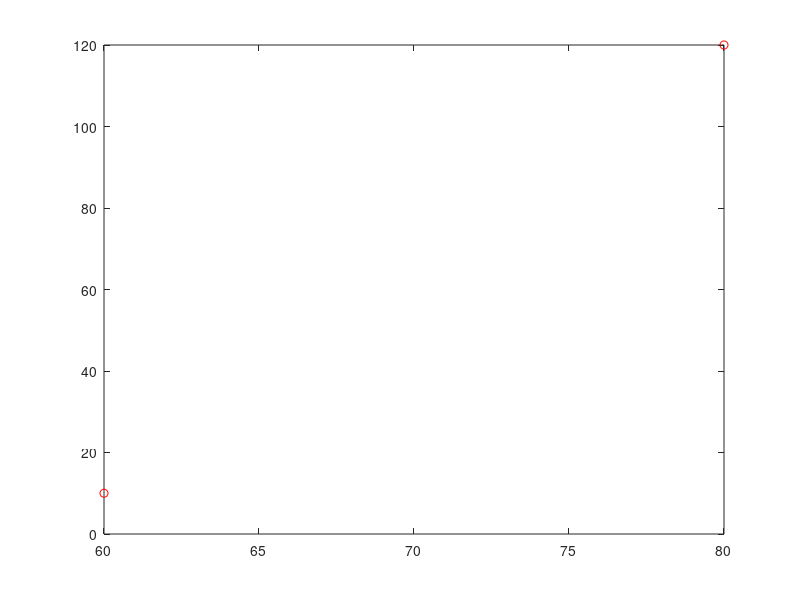

Recreate this plot in MATLAB. (Note: this script raises an error after producing the figure.)
% 16-811 Fall 2019
% Emma Benjaminson
% Assignment 6
% Problem 3
% References: 

%% 

clc ; clear all ; close all ; 

%% Main

%%%%%%%%%%%%%%%%%%%%%%%%
% START AND END POINTS %
%%%%%%%%%%%%%%%%%%%%%%%%
start = [60,10] ; 
goal = [80,120] ; 

figure(1)
plot(start(1), start(2), 'or') 
hold on 
plot(goal(1), goal(2), 'or') 
hold on 

%%%%%%%%%%%%%%%%%%%%
% ROBOT DEFINITION %
%%%%%%%%%%%%%%%%%%%%

% robot can be a triangle or square
maxvrob = 4 ; 

% generate a convex shape that is relatively small compared to the field
maxLrob = 10 ; 

Nvrob = 1 ; % need to set a condition to force number of vertices to be at least 3

while Nvrob < 3
    Nvrob = round(maxvrob*rand(1)) ; % number of vertices on the obstacle
    offset = round(1*rand(1)) ; % offset of location of convex obstacle
end
    
robot = convexRobot(Nvrob,maxLrob,offset,start) ;
rpgon = polyshape(robot(:,1),robot(:,2)) ; 

figure(1)
plot(rpgon)

%%%%%%%%%%%%%
% OBSTACLES %
%%%%%%%%%%%%%

% % test case 
% obs1 = [23.7419481717711,21.8355184838470;
%     10.9968327307603,26.3784354666083;
%     7.22067220437597,23.8584317432227;
%     10.9497463953031,10.5179912689242;
%     20.4531415921717,7.40407200466227] ; 
% 
% obs2 = [56.7686587708850,52.2691084254849;
%     58.3479296357241,55.0693596845456;
%     56.9153913407616,57.0941961378756;
%     44.2893992806548,57.3883427869337;
%     45.2075715685289,40.6059758471756] ; 
% 
% obstacles = {obs1 ; obs2} ; 

% generate a list of obstacles which are convex polygons
No = 15 ; % number of obstacles
maxV = 10 ; % maximum number of vertices permitted in one obstacle
maxL = 10 ; % maximum length of an obstacle

obstacles = {} ; % initialize an empty cell array that can contain all obstacle data

for i = 1:No
    Nv = 1 ; % need to set a condition to force number of vertices to be at least 3
    
    while Nv < 3
        Nv = round(maxV*rand(1)) ; % number of vertices on the obstacle
        offset = round(100*rand(1)) ; % offset of location of convex obstacle
    end
    
    finalx = convexObstacle(Nv,maxL,offset) ; % produce a list of points 
    pgon = polyshape(finalx(:,1),finalx(:,2),'Simplify',false) ; 
    obstacles(i,:) = {finalx} ; % add the list of points to the obstacles cell array
    
    color = [rand(1), rand(1), rand(1)] ; % set color at random for this obstacle
    
    figure(1)
    plot(pgon)
    hold on
%     plot(finalx(:,1), finalx(:,2), 'o', 'color', color) 
%     hold on
%     for i = 1:(length(finalx)-1)
%         plot(finalx(i:i+1, 1), finalx(i:i+1, 2), '-', 'color', color)
%     end
%     hold on
%     plot([finalx(end,1),finalx(1,1)], [finalx(end,2),finalx(1,2)],'-', 'color', color)
%     hold on

end

%%%%%%%%%%%%%%%%%%%%
% REDRAW OBSTACLES %
%%%%%%%%%%%%%%%%%%%%

% reflect the robot about the x and y axes
robot = -1*robot ; 

% figure(1)
% subplot(2,1,1)
% for i = 1:(length(robot)-1)
%     plot(robot((i:i+1),1),robot((i:i+1),2),'-r')
%     hold onfor i = 1:No
% end
% plot([robot(end,1),robot(1,1)],[robot(end,2),robot(1,2)],'-r')
% hold on 

% calculate the vectors to the two vertices of the robot (not the origin)
point = [0,0] ; 
i = 1 ; 
while point ~= [-start(1),-start(2)] 
    point = robot(i,:) ; 
    index = i ; 
    i = i + 1 ; 
end

robot(index,:) = [] ; 
d = zeros(size(robot,1),2) ; 

for i = 1:size(robot,1) 
    d(i,:) = robot(i,:) - point ; 
end
    
% create a new cell containing new obstacles
newobstacles = cell(No) ; 

% add the reflected robot to the vertices of all the obstacles 
for i = 1:No
    obstacle = obstacles{i} ; 
    
    nv = size(obstacle,1) ; 
    newobstacle = [obstacle] ; 
    
    for j = 1:nv 
        
        for k = 1:size(d,1)
            newobstacle = [newobstacle ; obstacle(j,:) + d(k,:)] ; 
        end
    end
    
    newobstacles{i} = newobstacle ; 
end       

% redefine the obstacles with these new vertices 
newConvexObstacles = {} ; 

for i = 1:No
    x = newobstacles{i} ; 
    
    finalx = convexNewObstacle(x) ; 
    pgon = polyshape(finalx(:,1),finalx(:,2)) ; 
    
    newConvexObstacles(i,:) = {finalx} ; % add the list of points to the obstacles cell array
    
    color = [rand(1), rand(1), rand(1)] ; % set color at random for this obstacle
    
    figure(1)
    plot(finalx(:,1), finalx(:,2), 'o', 'color', color) 
    hold on
    plot(pgon)
    hold on 
end

%%%%%%%%%%%%%%%%%%%%%%%%%%%%%%%%%%%%%%%%%
% CHECK IF START/END IS INSIDE OBSTACLE %
%%%%%%%%%%%%%%%%%%%%%%%%%%%%%%%%%%%%%%%%%

for i = 1:No
    obs = newConvexObstacles{i} ; 
    
    alertStart = isContained(start,obs) ; 
    alertGoal = isContained(goal,obs) ; 
    
    if alertStart == 1 
        error('Start point is contained inside an obstacle, ending script.') ;
    end
    
    if alertGoal == 1
        error('Goal point is contained inside an obstacle, ending script.') ; 
    end
end

%%%%%%%%%%%%%%%%%%%%%
% VISIBILITY GRAPHS %
%%%%%%%%%%%%%%%%%%%%%

% generate visGraph for start point
visGraphStart = visGraphGen(start, newConvexObstacles) ; 

n = size(visGraphStart,1) ; 

% for i = 1:n
%     figure(1)
%     plot([visGraphStart(i,1),visGraphStart(i,3)],[visGraphStart(i,2),visGraphStart(i,4)],'-k')
%     hold on
% end

% generate visGraph between each obstacle
visGraphObs = [] ; 

% run through each obstacle
for i = 1:No
    obstacle = newConvexObstacles{i} ; 
%     obstacle = obstacles ; 
    vertices = size(obstacle,1) ; 
    
    % for each vertex in each obstacle, get the visibility graph for that
    % vertex and add to the list of visibility graph for all obstacles
    for j = 1:vertices
        vG = visGraphGenObs(obstacle(j,:),newConvexObstacles) ; 
        visGraphObs = [visGraphObs ; vG] ; 
    end
end

n = size(visGraphObs,1) ; 

% for i = 1:n
%     figure(1)
%     plot([visGraphObs(i,1),visGraphObs(i,3)],[visGraphObs(i,2),visGraphObs(i,4)],'-k')
%     hold on
% end

% generate visGraph for goal point
visGraphEnd = visGraphGen(goal, newConvexObstacles) ; 

temp = visGraphEnd ; 
visGraphEnd(:,1:2) = temp(:,3:4) ; 
visGraphEnd(:,3:4) = temp(:,1:2) ; 

n = size(visGraphEnd,1) ; 

% for i = 1:n
%     figure(1)
%     plot([visGraphEnd(i,1),visGraphEnd(i,3)],[visGraphEnd(i,2),visGraphEnd(i,4)],'-k')
%     hold on
% end

%%%%%%%%%%%%%%%%%%%%%%%%
% DIJKSTRA'S ALGORITHM %
%%%%%%%%%%%%%%%%%%%%%%%%
% put all the visibility graphs into one variable
Graph = [visGraphStart ; visGraphObs; visGraphEnd ] ; 

% get the number of nodes in the graph
% build a list of all the nodes
Nn = 2 ; 
Nodes = [start] ; 

for i = 1:No
    n = length(newConvexObstacles{i}) ;
%     n = 3 ; 
    Nn = Nn + n ;
    Nodes = [Nodes ; newConvexObstacles{i}] ;
%     Nodes = [Nodes ; newConvexObstacles] ; 
end

Nodes = [Nodes ; goal] ; 

% figure(1)
% for i = 1:length(Graph)
%     plot([Graph(i,1),Graph(i,3)],[Graph(i,2),Graph(i,4)],'-k') ; 
%     hold on
% end

% for i = 1:length(Nodes)
%     plot(Nodes(i,1),Nodes(i,2),'or') 
%     hold on
% end

[S, Q] = dijkstra(Nodes, Graph) ; 

% use S to calculate the shortest distance from goal to start
waypoints = shortestPath(S,start,goal) ; 

for i = 1:(length(waypoints)-1)
    figure(1)
    plot(waypoints(i:i+1,1), waypoints(i:i+1,2), '-r','LineWidth',3)
    hold on
end

figure(1)
title('HW6 Q3') ; xlabel('X') ; ylabel('Y') ; 

%% Functions

function finalx = convexRobot(Nv,maxL,offset,start)
    
    % run a function to generate a set of n random points in 2D space
    x = randpoints((Nv-1),maxL,offset) ; 
    x = [x ; start] ; 

    % look for the point that has the smallest y value
    % if there are multiple such points, choose the one with the largest x
    % value
    [originy, ii] = min(x(:,2)) ; % ii is the index of the minimum value

    % set the minimum value as the origin and remove it from the list of points
    origin = [x(ii,1), originy] ; 
    x(ii,:) = [] ; 

    % calculate the angle between the origin and all other points in the
    % set
    angles = calcangles(origin, x) ; 

    % sort all the points by the size of the angles calculated above
    % if 2 points have the same angle we choose the one closer to the chosen
    % point
    x = [x, angles] ; % adds angles data as a column to x matrix of points
    x = sortrows(x, 3) ; % sorts matrix x by angle size
    x = [origin, 0 ; x] ; % add back in a row for the origin at the beginning 

    % now take 3 points in a row out of this sorted stack
    stack = [] ;
    stack = [stack ; x(1:2,:)] ;

    for i = 3:length(x) 
        while length(stack) > 1 && isconvex(stack(end-1,1:2),stack(end,1:2),x(i,1:2)) == 0 
            stack(end,:) = [] ; 
        end
        stack = [stack ; x(i,:)] ; 
    end

    finalx = stack(:,1:2) ; 

end


function finalx = convexObstacle(Nv,maxL,offset)
    
    % run a function to generate a set of n random points in 2D space
    x = randpoints(Nv,maxL,offset) ; 

    % look for the point that has the smallest y value
    % if there are multiple such points, choose the one with the largest x
    % value
    [originy, ii] = min(x(:,2)) ; % ii is the index of the minimum value

    % set the minimum value as the origin and remove it from the list of points
    origin = [x(ii,1), originy] ; 
    x(ii,:) = [] ; 

    % calculate the angle between the origin and all other points in the
    % set
    angles = calcangles(origin, x) ; 

    % sort all the points by the size of the angles calculated above
    % if 2 points have the same angle we choose the one closer to the chosen
    % point
    x = [x, angles] ; % adds angles data as a column to x matrix of points
    x = sortrows(x, 3) ; % sorts matrix x by angle size
    x = [origin, 0 ; x] ; % add back in a row for the origin at the beginning 

    % now take 3 points in a row out of this sorted stack
    stack = [] ;
    stack = [stack ; x(1:2,:)] ;

    for i = 3:length(x) 
        while length(stack) > 1 && isconvex(stack(end-1,1:2),stack(end,1:2),x(i,1:2)) == 0 
            stack(end,:) = [] ; 
        end
        stack = [stack ; x(i,:)] ; 
    end

    finalx = stack(:,1:2) ; 

end


function finalx = convexNewObstacle(x)

    % look for the point that has the smallest y value
    % if there are multiple such points, choose the one with the largest x
    % value
    [originy, ii] = min(x(:,2)) ; % ii is the index of the minimum value

    % set the minimum value as the origin and remove it from the list of points
    origin = [x(ii,1), originy] ; 
    x(ii,:) = [] ; 

    % calculate the angle between the origin and all other points in the
    % set
    angles = calcangles(origin, x) ; 

    % sort all the points by the size of the angles calculated above
    % if 2 points have the same angle we choose the one closer to the chosen
    % point
    x = [x, angles] ; % adds angles data as a column to x matrix of points
    x = sortrows(x, 3) ; % sorts matrix x by angle size
    x = [origin, 0 ; x] ; % add back in a row for the origin at the beginning 

    % now take 3 points in a row out of this sorted stack
    stack = [] ;
    stack = [stack ; x(1:2,:)] ;

    for i = 3:length(x) 
        while length(stack) > 1 && isconvex(stack(end-1,1:2),stack(end,1:2),x(i,1:2)) == 0 
            stack(end,:) = [] ; 
        end
        stack = [stack ; x(i,:)] ; 
    end

    finalx = stack(:,1:2) ; 

end


function x = randpoints(Nv,maxL,offset)
    x = maxL*rand([Nv,2]) + offset ; % scale the random numbers so they are between 0 and 100
end

function angles = calcangles(origin, x) 
    angles = zeros(length(x),1) ; 
    horz = [1,0] ; 
    
    for i = 1:length(x)
        
        % create a vector using the vector to the point x
        vec = x(i,:) - origin ; 
        
        % calculate the angle between the two vectors in radians
        angles(i) = acos( dot(horz,vec) / (norm(horz) * norm(vec)) ) ; 
    end
end

function convex = isconvex(a,b,c)
    % build the vectors
    ab = [b - a, 0] ; 
    bc = [c - b, 0] ; 
    
    % calculate the cross product 
    cp = cross(ab, bc) ;
    cp = cp(3) ; 
    
    % check if cross product is > 0 and return 1 if true
    % when cross product is nonzero, vectors are NOT parallel
    if cp > 0 
        convex = 1 ; 
    elseif cp <= 0 
        convex = 0 ; 
    end
end

function result = intersection(L1, L2)
    
    eps = 0.2 ; 

    % break lines into [(x1, y1), (x2, y2)] and [(x3, y3) , (x4, y4)] coordinates
    x1 = L1(1) ; 
    y1 = L1(2) ; 
    x2 = L1(3) ; 
    y2 = L1(4) ; 
    
    x3 = L2(1) ; 
    y3 = L2(2) ; 
    x4 = L2(3) ; 
    y4 = L2(4) ; 
    
    % calculate the slopes and intercepts of the two lines 
    m1 = (y2 - y1) / (x2 - x1) ; 
    m2 = (y4 - y3) / (x4 - x3) ; 
    
    b1 = y1 - m1*x1 ; 
    b2 = y3 - m2*x3 ; 
    
    % check first that there exists some interval in x where an
    % intersection could exist
    if max(x1,x2) < min(x3,x4)
        result = false ; 
        return % if this result is false, end the function
    end
    
    % check if the slopes of the lines are equal, then the lines are
    % parallel and there is not point of intersection
    % set the difference between the two slopes to be very small, but
    % non-zero, in the event that they are not exactly the same value
    if abs(m1 - m2) < 0.001
        result = false ; 
        return
    end
    
    % the potential point of intersection (x,y) must lie inside the
    % intervals I1 and I2
    Ix1 = [min(x1,x2), max(x1,x2)] ; 
    Ix2 = [min(x3,x4), max(x3,x4)] ; 
    
    Iy1 = [min(y1,y2), max(y1,y2)] ; 
    Iy2 = [min(y3,y4), max(y3,y4)] ; 
    
    % and the potential point of intersection really needs to fall in the
    % intersection of these two intervals
    Ixa = [max(Ix1(1),Ix2(1)), min(Ix1(2),Ix2(2))] ; 
    Iya = [max(Iy1(1),Iy2(1)), min(Iy1(2),Iy2(2))] ; 
    
    % if there is a point of intersection its x value will be
    xa = (b2 - b1) / (m1 - m2) ; 
    xa = xa + 0.01*rand(1) ; 
    
    % and its y value will be
    ya = m1*xa + b1 ; 
    ya = ya + 0.01*rand(1) ; 
    
    % now check that xa lies within the interval Ia
    if ((xa - eps) < Ixa(1) || (xa + eps) > Ixa(2)) && ((ya - eps) < Iya(1) || (ya + eps) > Iya(2))
        result = false ; 
        return
    else
        result = true ; 
    end
end

function result = intersectionObs(L1, L2)
    
    eps = 0.2 ; 

    % break lines into [(x1, y1), (x2, y2)] and [(x3, y3) , (x4, y4)] coordinates
    x1 = L1(1) ; 
    y1 = L1(2) ; 
    x2 = L1(3) ; 
    y2 = L1(4) ; 
    
    x3 = L2(1) ; 
    y3 = L2(2) ; 
    x4 = L2(3) ; 
    y4 = L2(4) ; 
    
    % calculate the slopes and intercepts of the two lines 
    m1 = (y2 - y1) / (x2 - x1) ; 
    m2 = (y4 - y3) / (x4 - x3) ; 
    
    b1 = y1 - m1*x1 ; 
    b2 = y3 - m2*x3 ; 
    
    % check first that there exists some interval in x where an
    % intersection could exist
    if max(x1,x2) < min(x3,x4)
        result = false ; 
        return % if this result is false, end the function
    end
    
    % check if the slopes of the lines are equal, then the lines are
    % parallel and there is not point of intersection
    % set the difference between the two slopes to be very small, but
    % non-zero, in the event that they are not exactly the same value
    if abs(m1 - m2) < 0.001
        result = false ; 
        return
    end
    
    % the potential point of intersection (x,y) must lie inside the
    % intervals I1 and I2
    Ix1 = [min(x1,x2), max(x1,x2)] ; 
    Ix2 = [min(x3,x4), max(x3,x4)] ; 
    
    Iy1 = [min(y1,y2), max(y1,y2)] ; 
    Iy2 = [min(y3,y4), max(y3,y4)] ; 
    
    % and the potential point of intersection really needs to fall in the
    % intersection of these two intervals
    Ixa = [max(Ix1(1),Ix2(1)), min(Ix1(2),Ix2(2))] ; 
    Iya = [max(Iy1(1),Iy2(1)), min(Iy1(2),Iy2(2))] ; 
    
    % if there is a point of intersection its x value will be
    xa = (b2 - b1) / (m1 - m2) ; 
    xa = xa + 0.1*rand(1) ; 
    
    % and its y value will be
    ya = m1*xa + b1 ; 
    ya = ya + 0.1*rand(1) ; 
    
    % now check that xa lies within the interval Ia
    if ((xa - eps) < Ixa(1) || (xa + eps) > Ixa(2)) && ((ya - eps) < Iya(1) || (ya + eps) > Iya(2))
        result = false ; 
        return
    else
        result = true ; 
    end
end

function edges = findedges(obstacle) 
    n = length(obstacle) ; % number of vertices (and also edges)
        
    edges = zeros(n,4) ; % each edge is described by 4 points [x1 y1 x2 y2]
    
    for i = 1:(n-1)
        edges(i,1:2) = obstacle(i,:) ; % start point of edge
        edges(i,3:4) = obstacle(i+1,:) ; % end point of edge
    end
    
    % the last edge runs from the last vertex to the first one, add to list
    edges(n,1:2) = obstacle(n,:) ; 
    edges(n,3:4) = obstacle(1,:) ; 
    
end

function visGraph = visGraphGenObs(point, obstacles) 
    eps = 1 ; 
    No = size(obstacles,1) ; 
    obstacle = obstacles ; 
    visGraph = [] ; 

    % find all the edges of all the obstacles
    edges = [] ; 
%     edges = [edges; findedges(obstacle)] ;

    for i = 1:No
        % pull out the data for this obstacle from the cell
        obstacle = obstacles{i} ; 

        % find the edges for this obstacle and add to array
        edges = [edges; findedges(obstacle)] ; 
    end

    Ne = size(edges,1) ; 

    for i = 1:No
        obstacle = obstacles{i} ; 
        Nv = size(obstacle,1) ; % number of vertices in the obstacle

        % for every vertex in the obstacle
        for j = 1:Nv

            % join the start point to the jth vertex
            L1 = [point, obstacle(j,:)] ;
            
            % check if the line segments traverse the interior of the
            % obstacle
            resultTraverse = checkTraverse(L1,obstacle) ; 

            results = zeros(Ne,1) ; 

            % check every edge for intersection with L1
            for k = 1:Ne

                L2 = edges(k,:) ; 

                % check if the line segments intersect the edges of the obstacle
                results(k) = intersectionObs(L1, L2) ; 

            end

            % if L1 does not intersect any edge, add L1 to visGraph
            if sum(results) == 0 && resultTraverse == 0
                visGraph = [visGraph ; L1] ; 
%                 figure(1)
%                 subplot(2,1,1)
%                 plot([L1(1),L1(3)],[L1(2),L1(4)],'-b') ; 
            end
        end
    end
end

function visGraph = visGraphGen(point, obstacles) 
    eps = 1 ; 
    No = size(obstacles,1) ; 
    obstacle = obstacles ; 
    visGraph = [] ; 

    % find all the edges of all the obstacles
    edges = [] ; 
%     edges = [edges; findedges(obstacle)] ;

    for i = 1:No
        % pull out the data for this obstacle from the cell
        obstacle = obstacles{i} ; 

        % find the edges for this obstacle and add to array
        edges = [edges; findedges(obstacle)] ; 
    end

    Ne = size(edges,1) ; 

    for i = 1:No
        obstacle = obstacles{i} ; 
        Nv = size(obstacle,1) ; % number of vertices in the obstacle

        % for every vertex in the obstacle
        for j = 1:Nv

            % join the start point to the jth vertex
            L1 = [point, obstacle(j,:)] ; 
            
            % check if the line segments traverse the interior of the
            % obstacle
            resultTraverse = checkTraverse(L1,obstacle) ; 

%             figure(2)
%             plot([L1(1),L1(3)],[L1(2),L1(4)],'-r')
%             hold on

            results = zeros(Ne,1) ; 

            % check every edge for intersection with L1
            for k = 1:Ne

                L2 = edges(k,:) ; 

                % check if the line segments intersect the edges of the obstacle
                results(k) = intersection(L1, L2) ; 

            end

            % if L1 does not intersect any edge, add L1 to visGraph
            if sum(results) == 0 && resultTraverse == 0
                visGraph = [visGraph ; L1] ; 
            end
        end
    end
end

function dist = distanceNodes(L)
    x1 = L(1) ; 
    y1 = L(2) ; 
    x2 = L(3) ;
    y2 = L(4) ; 
    
    dx = abs(x2 - x1) ; 
    dy = abs(y2 - y1) ; 
    
    dist = sqrt((dx^2) + (dy^2)) ; 
end

function [S, Q] = dijkstra(Nodes, Graph)
    % create a variable that contains the distances to each node from the
    % source
    dist = zeros(length(Nodes),1) ; 

    % set the distance to the source node as 0 and set the distance to all other nodes as infinity
    for i = 2:length(Nodes)
        dist(i) = Inf ; 
    end

    % add each node to a list Q
    Q = [Nodes, dist, zeros(length(Nodes),2)] ; 

    % create list S of visited nodes 
    S = [] ; 

    % while Q is not empty
    while isempty(Q) == 0

        % find the node v with the minimum distance and remove
        % that node from the list Q
        [~,vind] = min(Q(:,3)) ; 
        v = Q(vind,1:2) ; 

        % for every neighbor of the node v that is still in Q
        u = [] ; 

        for i = 1:length(Graph)
            if Graph(i,1:2) == v 
                u = [u ; Graph(i,3:4)] ; 
            end
        end

        % calculate the distance from v to the neighbor, u as the distance of v from the source node plus
        % the distance between v and u
        for i = 1:size(u,1)
            if ismember(u(i,:),S) == 0
                L = [v , u(i,:)] ; 
                distN = distanceNodes(L) ;
                newDist = distN + Q(vind,3) ; 

                % if this new calculated ddistance is shorter than the assigned distance to
                % u, then update the distance to u with this new calculation
                index = find(Q(:,1:2) == u(i,:),1) ; 
                if newDist < Q(index,3) 
                    Q(index,3) = newDist ; 
                    Q(index,4:5) = v ; 
                end
            end
        end

        if ismember(v(1),S) == 0 
            S = [S ; Q(vind,:)] ; 
            Q(vind,:) = [] ; 
        end
    end
end

function waypoints = shortestPath(S,start,goal)
    cost = 0 ; 
    arrival = [0,0] ; 
    waypoints = [] ; 

    while arrival ~= start
        ii = 1 ;
        while S(ii,1:2) ~= goal
            ii = ii + 1 ; 
        end
        cost = cost + S(ii,3) ; 
        waypoints = [waypoints ; goal] ; 
        arrival = S(ii,1:2) ; 
        goal = S(ii,4:5) ; 
    end
end

function alert = isContained(point,obs)

    % draw a ray extending from the point to the right along the x axis
    L1 = [point, point(1) + 100, point(2)] ; 
    
    % find the edges of the obstacle 
    edges = findedges(obs) ; 
    
    results = zeros(size(edges,1),1) ; 
    
    % check if the ray intersects any of the edges
    for i = 1:size(edges,1)
        L2 = edges(i,:) ; 
        results(i) = intersection(L1,L2) ; 
    end
    
    % count the number of intersections
    num = sum(results) ; 
    
    % return alert == true if the # intersections is odd
    if mod(num,2) == 0 % even
        alert = false ; 
    elseif mod(num,2) == 1 % odd
        alert = true ; 
    end
    
end

function resultTraverse = checkTraverse(L1,obstacle)
    
    % calculate the midpoint of L1
    midL1 = [(L1(1) + L1(3))/2 , (L1(2) + L1(4))/2] ; 
    
%     figure(1)
%     subplot(2,1,1)
%     plot([midL1(1),midL1(1)+100],[midL1(2),midL1(2)],'-r') 
%     hold on
    
    resultTraverse = isContained(midL1,obstacle) ; 
end